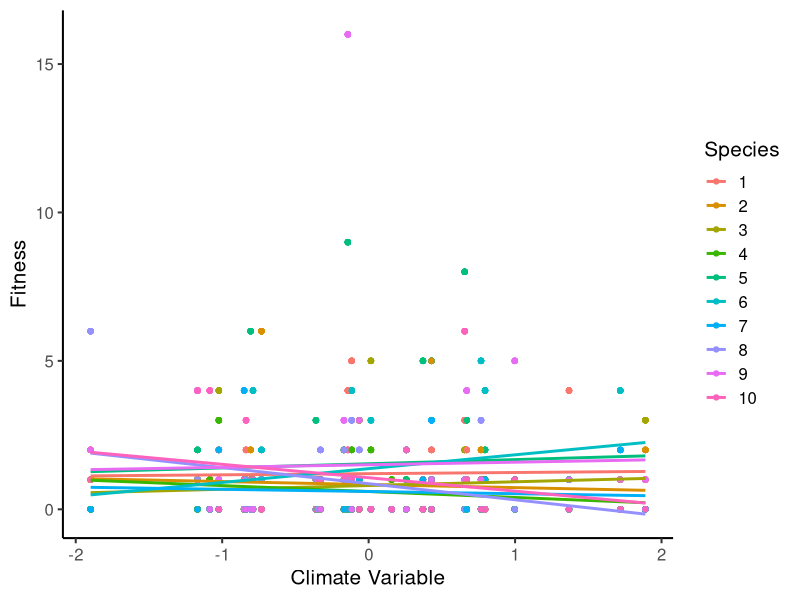
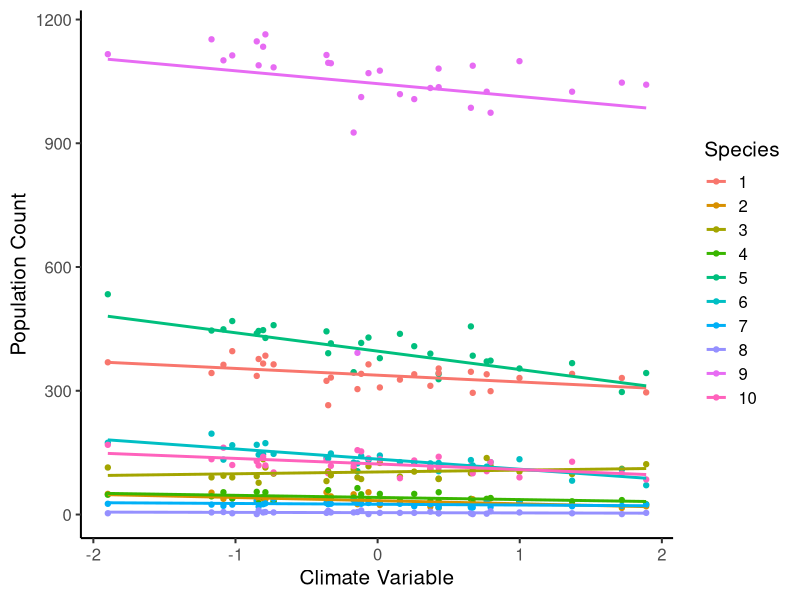
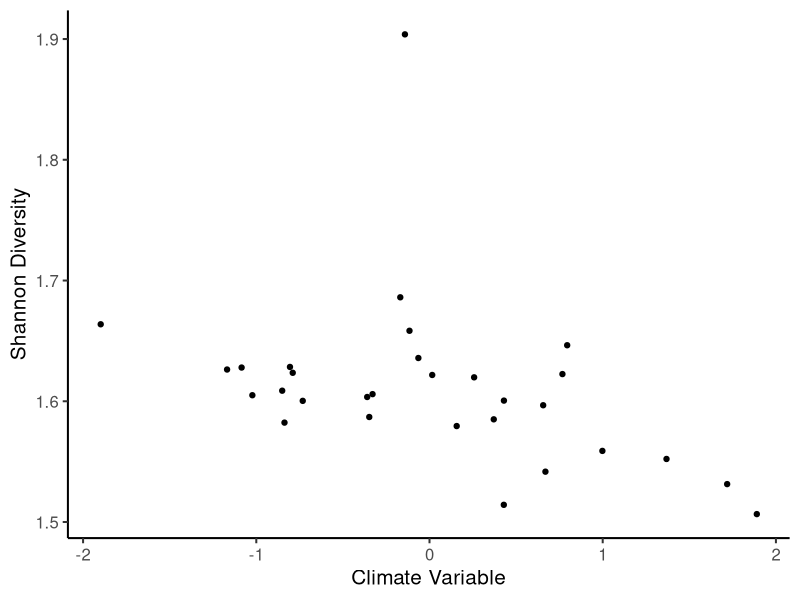
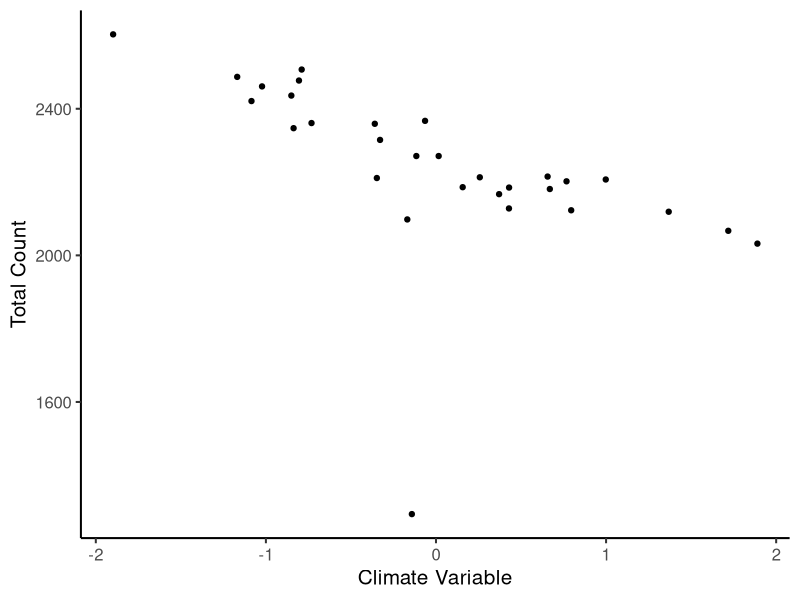

Write the R code that produced these figures, in order. (Note: this script raises an error after producing the figures.)

library(tidyverse)
library(vegan)

# Function to run cross-scale climate effects simulations
# Jeremy Collings, October 2024

sim_fun <- function(S = 10, Ti = 30, N0 = 100, NI = 20, 
         dd = FALSE, iv = FALSE, mind = FALSE, 
         disp = 1, beta0_mean = 10, beta0_sd = 2, 
         beta_mean = 0, beta_sd = 0.1,
         alpha.sd = 0.1, ind_sd = .1, 
         p1 = 1, p2 = 1, burnin = 50, 
         model = TRUE, plot = TRUE){
  # S = number of species; Ti = length of time series; 
  # N0 = starting population sizes; NI = number of individuals samples yearly;
  # iv = individual-level variation in climate responses; 
  # mind = marked individuals;
  # disp = dispersion parameter for negative binomial of pop size;
  # beta0_mean = mean population-level baseline performance; 
  # beta0_sd = standard deviation of population-level baseline performances;
  # beta_mean = mean population-level climate responses; 
  # beta_sd = standard deviation of population-level climate responses; 
  # alpha.sd = standard deviation of self-limitation strengths; 
  # ind_sd = standard deviation of individual-level variation in climate responses; 
  # p1 & p2 = alpha & beta for beta distribution of detection probabilities
  # burnin = length of burn in
  # model = report parameter estimates
  # plot = report figures
  
  if(mind & !iv) stop("Cannot mark individuals if there is no individual variation.")
  
  alpha <- abs(rnorm(S, 0, alpha.sd))
  
  # generate vector of population-level baseline performances
  lambda0 <- abs(rnorm(S, beta0_mean, beta0_sd))
  # generate vector of population-level climate responses
  beta <- rnorm(S, beta_mean, beta_sd)
  # generate vector of detection probabilities
  ps <- rbeta(S, p1, p2)
  
  Ns <- rep(N0, S)
  
  # Burn in to get starting population sizes
  # Ns <- rep(N0, S) # initialize all populations at size N0
  # for(i in 1:burnin){
  #   if(dd){
  #     Ns <- round(Ns*(lambda0/(1 + alpha*Ns))) # Ricker style self-regulation
  #   }
  #   else{
  #     Ns <- round(Ns*lambda0)
  #   }
  # }
  
  # Measurements
  com_dat <- matrix(nrow = S, ncol = Ti + 1) # create an empty matrix for community survey data
  com_dat[,1] <- rbinom(Ns, Ns, ps) # fill first column with starting pop sizes
  ind_dat <- array(dim = c(S, Ti, NI)) # create an empty array for individual level measurements
  clim <- rnorm(Ti) # create climate data
  
  if(mind){
    ind_eff <- matrix(NA, nrow = NI, ncol = S)
    for(i in 1:S){
      ind_eff[,i] <- rnorm(NI, beta[i], ind_sd)
    }
  }
  
  for(i in 1:Ti){
    for(s in 1:S){
      if(iv){
        if(mind){
          fit <- rnbinom(Ns[s] - NI, mu = (lambda0[s] + clim[i]*
                                             rnorm(1, beta[s], ind_sd))/
                           (1 + Ns[s]*alpha[s]), size = disp) 
          ind_dat[s,i,] <- rnbinom(NI, mu = (lambda0[s] + clim[i]*
                                               ind_eff[,s])/
                                     (1 + Ns[s]*alpha[s]), size = disp)
          fit <- c(fit, ind_dat[s,i,])
          }
        else{
          fit <- rnbinom(Ns[s], mu = (lambda0[s] + clim[i]*
                                        rnorm(1, beta[s], ind_sd))/
                           (1 + Ns[s]*alpha[s]), size = disp)       
        }
        }
      else{
        fit <- rnbinom(Ns[s], mu = (lambda0[s] + clim[i]*beta[s])/
                         (1 + Ns[s]*alpha[s]), size = disp)
        }
      
      Ns[s] <- sum(fit)
      com_dat[s,i+1] <- rbinom(1, sum(fit), ps[s])
      if(!mind) ind_dat[s,i,] <- ifelse(length(fit) >= NI, 
                                        sample(fit, NI), fit)
    }
  }
  
  fit_dat <- cbind.data.frame(fit = c(ind_dat), 
                              sp = rep(1:S, NI*Ti), 
                              time = rep(rep(1:Ti, each = S), NI))
  fit_dat$clim <- clim[fit_dat$time]
  if(mind) fit_dat$ind <- paste("sp", fit_dat$sp, "ind", rep(1:NI, each = S*Ti), sep = "")
  
  pop_dat <- cbind.data.frame(size = c(com_dat[,-1]), 
                              sp = rep(1:S, Ti), 
                              time = rep(1:Ti, each = S))
  pop_dat$clim <- clim[pop_dat$time]
  
  div_dat <- cbind.data.frame(div = apply(com_dat, 2, diversity)[-1], 
                              time = 1:Ti, 
                              tot = apply(com_dat, 2, sum)[-1])
  div_dat$clim <- clim[div_dat$time]
  
  if(model){
    if(mind){
      mod.ind <- lme4::lmer(scale(fit) ~ clim + (clim|sp/ind), data = fit_dat)
    }
    else{
      mod.ind <- lme4::lmer(scale(fit) ~ clim + (clim|sp), data = fit_dat)
    }
    
    mod.pop <- lme4::lmer(scale(size) ~ clim + (clim|sp), data = pop_dat)
    mod.div <- lm(scale(div) ~ clim, data = div_dat)
    mod.tot <- lm(scale(tot) ~ clim, data = div_dat)
    
    print("Individual & Population Estimates")
    print(cbind.data.frame(real_effects = beta, 
                           ind_estimates = coefficients(mod.ind)[["sp"]][,2],
                           pop_estimates = coefficients(mod.pop)[["sp"]][,2]))
    print("Community Estimates")
    print(cbind.data.frame(div = coefficients(mod.div)[2], 
                           tot = coefficients(mod.tot)[2]))
    
  }
  
  if(plot){
    if(mind){
      p1 <- ggplot(fit_dat, aes(x = clim, y = fit, 
                                color = as.factor(sp), group = ind)) + 
        geom_point() + geom_smooth(method = "lm", se = FALSE) + 
        theme_classic(base_size = 15) + 
        xlab("Climate Variable") + ylab("Fitness") + 
        scale_color_discrete(name = "Species")
    }
    else{
      p1 <- ggplot(fit_dat, aes(x = clim, y = fit, color = as.factor(sp))) + 
        geom_point() + geom_smooth(method = "lm", se = FALSE) + 
        theme_classic(base_size = 15) + 
        xlab("Climate Variable") + ylab("Fitness") + 
        scale_color_discrete(name = "Species")
    }
    
    print(p1)
    
    p2 <- ggplot(pop_dat, aes(x = clim, y = size, color = as.factor(sp))) + 
      geom_point() + geom_smooth(method = "lm", se = FALSE) + 
      theme_classic(base_size = 15) + 
      xlab("Climate Variable") + ylab("Population Count") + 
      scale_color_discrete(name = "Species")
    print(p2)
    
    p3 <- ggplot(div_dat, aes(x = clim, y = div)) + 
      geom_point() + 
      theme_classic(base_size = 15) + 
      xlab("Climate Variable") + ylab("Shannon Diversity")
    print(p3)
    
    p4 <- ggplot(div_dat, aes(x = clim, y = tot)) + 
      geom_point() +
      theme_classic(base_size = 15) + 
      xlab("Climate Variable") + ylab("Total Count")
    print(p4)
  }
}

set.seed(6)
# what does increasing the variation in population-level responses do to inference?
sim_fun(iv = TRUE, Ti = 30, NI = 10, beta_mean = -1, beta_sd = .5)
sim_fun(beta_mean = -2.5, beta_sd = 2.5)
sim_fun(beta_mean = -2.5, beta_sd = 5)
sim_fun(beta_mean = -2.5, beta_sd = 10)

# to do:
# 1. test the hypothesis that diversity scales with population impacts IF their 
# is a negative correlation between the population-level response and the 
# population-level baseline fitness

# 3. add multiple sites and test with hierarchical model

# bugs: 
# fake individual-level variation
# safe guard against mu in negbinom being negative

